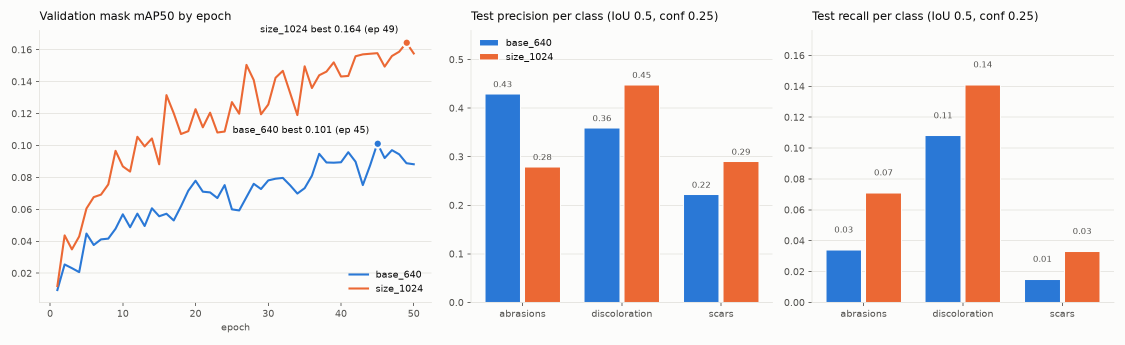
#> input picture docs/images/compare_640_1024.png, 2250 x 690 px (shown at 1/2 size); its folder holds 4 pictures in this run
$ python audit.py --images ../docs/images
#> lines starting #> are read from the running program, lines starting #| are printed output that depends on the picture
### tools/common.py
"""Shared helpers: class names, filename groups, image hashing."""
import hashlib
import json
import re
from pathlib import Path

import numpy as np
from PIL import Image, ImageOps

DEFAULT_CLASSES = ["heel_lining_damage", "sole_separation"]


def _load_classes():
    """Class list: a classes.txt in the working folder (one name per line) overrides the default."""
    p = Path("classes.txt")
    if p.exists():
        names = [l.strip() for l in p.read_text(encoding="utf-8").splitlines() if l.strip()]
        if names:
            return names
    return list(DEFAULT_CLASSES)


CLASSES = _load_classes()

# Known spellings that should map to a canonical class name.
ALIASES = {
    "heel_lining_damage": "heel_lining_damage",
    "heel_lining": "heel_lining_damage",
    "lining_damage": "heel_lining_damage",
    "뒤꿈치안감손상": "heel_lining_damage",
    "뒤꿈치_안감_손상": "heel_lining_damage",
    "sole_separation": "sole_separation",
    "sole_lift": "sole_separation",
    "밑창들뜸": "sole_separation",
    "밑창_들뜸": "sole_separation",
}

IMAGE_EXTS = {".jpg", ".jpeg", ".png", ".bmp", ".webp"}
DEFAULT_GROUP_REGEX = r"^(S\d+)_"


# [7 lines left out: function normalize_class, not called in this run]


def group_of(file_name, pattern=DEFAULT_GROUP_REGEX):
    m = re.search(pattern, Path(file_name).name)
    return m.group(1) if m else None


def sha256(path):
    h = hashlib.sha256()
    with open(path, "rb") as f:
        for block in iter(lambda: f.read(1 << 20), b""):
            h.update(block)
    return h.hexdigest()


def open_upright(path):
    """Open an image with its EXIF orientation applied. Returns (img, exif_orientation)."""
    img = Image.open(path)
#> img is the input picture: PIL image 2250x690 RGBA; mean R, G, B, A 233.2, 227.7, 229, 255
    orient = img.getexif().get(274, 1)
#> orient = 1
    return ImageOps.exif_transpose(img), orient


def dhash(img, size=16):
    """Difference hash with size*size bits, packed into uint64 words."""
    g = img.convert("L").resize((size + 1, size), Image.BILINEAR)
    a = np.asarray(g, dtype=np.int16)
    bits = (a[:, 1:] > a[:, :-1]).flatten()
    return np.packbits(bits).view(">u8").astype(np.uint64)


def near_duplicate_pairs(hashes, max_distance=20, chunk=1024):
    """All index pairs (i<j) whose dHash Hamming distance (out of 256 bits) <= max_distance."""
    h = np.stack(hashes).astype(np.uint64)  # (n, words)
    n = len(h)
    pairs = []
    for start in range(0, n, chunk):
        block = h[start:start + chunk]
        dist = np.bitwise_count(block[:, None, :] ^ h[None, :, :]).sum(axis=2)
        ii, jj = np.nonzero(dist <= max_distance)
        for i, j in zip(ii + start, jj):
            if i < j:
                pairs.append((int(i), int(j), int(dist[i - start, j])))
    return pairs


def load_coco(path):
    with open(path, encoding="utf-8") as f:
        return json.load(f)


# [4 lines left out: function save_json, not called in this run]

### tools/audit.py
"""Step 1-2: check images and COCO labels before building a dataset.

Finds: images missing on disk, images with no entry in the COCO file, EXIF-rotated
images, odd sizes, exact and near duplicates (and whether they cross shoe groups),
class-name variants, empty or out-of-bounds polygons, files without a shoe group.

Usage:
  python tools/audit.py --images data/images --coco data/annotations.json --out reports/audit
"""
import argparse
import csv
from collections import Counter, defaultdict
from pathlib import Path

from common import (CLASSES, DEFAULT_GROUP_REGEX, IMAGE_EXTS, dhash, group_of,
                    load_coco, near_duplicate_pairs, normalize_class, open_upright,
                    save_json, sha256)


def main():
    ap = argparse.ArgumentParser()
    ap.add_argument("--images", required=True)
    ap.add_argument("--coco", help="COCO json exported from CVAT")
    ap.add_argument("--out", default="reports/audit")
    ap.add_argument("--group-regex", default=DEFAULT_GROUP_REGEX)
    ap.add_argument("--near-dup-distance", type=int, default=20,
                    help="max differing bits out of 256; raise to catch more, lower for fewer false alarms")
    args = ap.parse_args()

    img_dir, out = Path(args.images), Path(args.out)
    out.mkdir(parents=True, exist_ok=True)
    issues = []  # (severity, kind, file, detail)

    def issue(sev, kind, file, detail=""):
        issues.append({"severity": sev, "kind": kind, "file": file, "detail": detail})

    # A "group" field in the COCO images (set by import_roboflow.py) wins over the file name.
    coco = load_coco(args.coco) if args.coco else None
    coco_group = {}
    if coco:
        coco_group = {im["file_name"].replace("\\", "/"): im["group"]
                      for im in coco["images"] if im.get("group")}

    # --- images on disk
    files = sorted(p for p in img_dir.rglob("*") if p.suffix.lower() in IMAGE_EXTS)
    rows, hashes = [], []
    for p in files:
        rel = p.relative_to(img_dir).as_posix()
        try:
            img, orient = open_upright(p)
#> orient = 1
        except Exception as e:  # unreadable file
            issue("error", "unreadable_image", rel, str(e))
            continue
        w, h = img.size
#> w = 2250; h = 690
        g = coco_group.get(rel) or group_of(rel, args.group_regex)
        rows.append({"file": rel, "width": w, "height": h, "exif_orientation": orient,
                     "group": g or "", "sha256": sha256(p)})
        hashes.append(dhash(img))
#> in dhash, `g = img.convert("L").resize((size + 1, size), Image.BILINEAR)`:
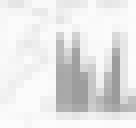
#> g: PIL image 17x16 L (shown 8 times larger); min 155, max 252, mean 229.4
        if orient not in (1, None):
            issue("warn", "exif_rotated", rel, f"orientation={orient}; train on the upright image")
        if g is None:
            issue("warn", "no_group", rel, "file name does not match the shoe-id pattern")
        if min(w, h) < 320:
            issue("warn", "small_image", rel, f"{w}x{h}")
#> pass 2 of the loop in main, `for p in files:`:
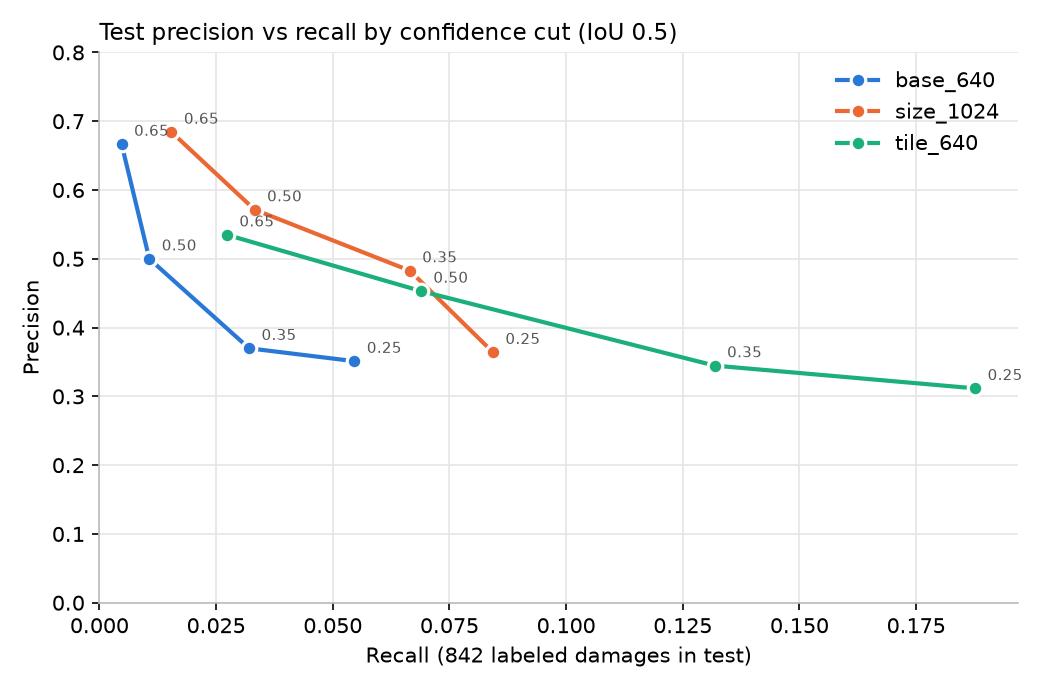
#> input picture docs/images/conf_sweep.png, 1050 x 690 px
#> in open_upright, img is the input picture: PIL image 1050x690 RGBA; mean R, G, B, A 248.7, 249.3, 249.1, 255
#> in dhash (call 2), `g = img.convert("L").resize((size + 1, size), Image.BILINEAR)`:
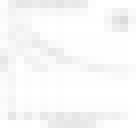
#> g: PIL image 17x16 L (shown 8 times larger); min 219, max 255, mean 248.9
#> pass 3 of the loop in main, `for p in files:`:
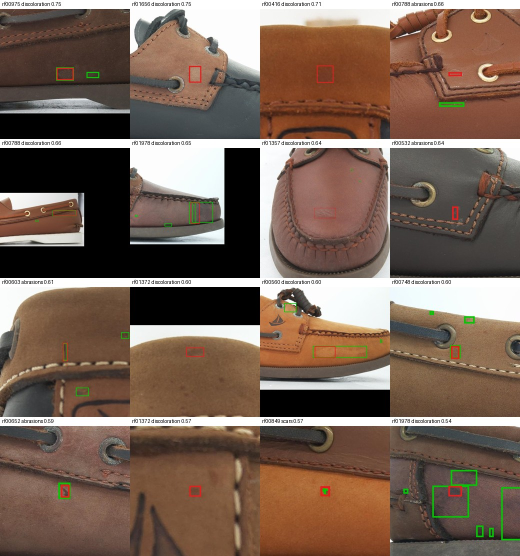
#> input picture docs/images/fp_gallery_size_1024.jpg, 1040 x 1112 px (shown at 1/2 size)
#> in open_upright, img is the input picture: PIL image 1040x1112 RGB; mean R, G, B 120.3, 99.1, 85.7
#> in dhash (call 3), `g = img.convert("L").resize((size + 1, size), Image.BILINEAR)`:
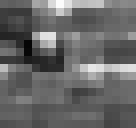
#> g: PIL image 17x16 L (shown 8 times larger); min 5, max 251, mean 103.4
#> the loop made 4 passes; the first 3 are shown

    # --- duplicates
    by_sha = defaultdict(list)
#> by_sha = 0 items
    for r in rows:
        by_sha[r["sha256"]].append(r["file"])
    for files_same in by_sha.values():
        if len(files_same) > 1:
            issue("warn", "exact_duplicate", files_same[0], " = ".join(files_same[1:]))
#> this loop made 4 passes
#> files_same on passes 1 to 4: ['compare_640_1024.png'], ['conf_sweep.png'], ['fp_gallery_size_1024.jpg'], ['fp_gallery_tile_640.jpg']

    near = []
    for i, j, d in near_duplicate_pairs(hashes, args.near_dup_distance):
        a, b = rows[i], rows[j]
        if a["sha256"] == b["sha256"]:
            continue
        cross = a["group"] != b["group"]
        near.append({"file_a": a["file"], "file_b": b["file"], "hamming": d,
                     "group_a": a["group"], "group_b": b["group"], "cross_group": cross})
        if cross:
            issue("warn", "near_duplicate_cross_group", a["file"],
                  f"{b['file']} (d={d}); likely the same shoe under two ids -> leakage risk")

    # --- COCO checks
    label_stats = {}
    if coco:
        disk = {r["file"]: r for r in rows}
        coco_names = {im["file_name"].replace("\\", "/") for im in coco["images"]}
        for im in coco["images"]:
            fn = im["file_name"].replace("\\", "/")
            if fn not in disk:
                issue("error", "missing_on_disk", fn, "listed in COCO but not found")
            else:
                r = disk[fn]
                if (im.get("width"), im.get("height")) not in ((r["width"], r["height"]), (None, None)):
                    issue("warn", "size_mismatch", fn,
                          f"COCO {im.get('width')}x{im.get('height')} vs file {r['width']}x{r['height']}")
        for fn in disk:
            if fn not in coco_names:
                issue("warn", "not_in_coco", fn, "image on disk has no COCO entry")

        cat_map = {}
        for c in coco["categories"]:
            canon, key = normalize_class(c["name"])
            cat_map[c["id"]] = canon
            if canon is None:
                issue("error", "unknown_class", "", f"category '{c['name']}' is not in {CLASSES}")
            elif c["name"] != canon:
                issue("warn", "class_name_variant", "", f"'{c['name']}' -> '{canon}'")

        imgs = {im["id"]: im for im in coco["images"]}
        per_img = Counter()
        per_cls = Counter()
        for a in coco["annotations"]:
            im = imgs.get(a["image_id"])
            fn = im["file_name"] if im else f"image_id={a['image_id']}"
            if im is None:
                issue("error", "orphan_annotation", fn, f"annotation {a['id']}")
                continue
            per_img[a["image_id"]] += 1
            per_cls[cat_map.get(a["category_id"]) or "unknown"] += 1
            seg = a.get("segmentation")
            if isinstance(seg, dict):
                issue("warn", "rle_mask", fn, f"annotation {a['id']} is RLE; export polygons instead")
                continue
            if not seg or all(len(s) < 6 for s in seg):
                issue("error", "empty_polygon", fn, f"annotation {a['id']}")
                continue
            W, H = im.get("width"), im.get("height")
            if W and H:
                xs = [v for s in seg for v in s[0::2]]
                ys = [v for s in seg for v in s[1::2]]
                if min(xs) < -1 or min(ys) < -1 or max(xs) > W + 1 or max(ys) > H + 1:
                    issue("error", "polygon_out_of_bounds", fn, f"annotation {a['id']}")
        label_stats = {
            "images_in_coco": len(coco["images"]),
            "images_with_labels": len(per_img),
            "images_without_labels": len(coco["images"]) - len(per_img),
            "annotations_per_class": dict(per_cls),
        }

    # --- write reports
    with open(out / "images.csv", "w", newline="", encoding="utf-8-sig") as f:
        w = csv.DictWriter(f, fieldnames=["file", "width", "height", "exif_orientation", "group", "sha256"])
        w.writeheader(); w.writerows(rows)
    with open(out / "issues.csv", "w", newline="", encoding="utf-8-sig") as f:
        w = csv.DictWriter(f, fieldnames=["severity", "kind", "file", "detail"])
        w.writeheader(); w.writerows(issues)
    with open(out / "near_duplicates.csv", "w", newline="", encoding="utf-8-sig") as f:
        w = csv.DictWriter(f, fieldnames=["file_a", "file_b", "hamming", "group_a", "group_b", "cross_group"])
        w.writeheader(); w.writerows(near)

    summary = {
        "images_on_disk": len(rows),
        "groups": len({r["group"] for r in rows if r["group"]}),
        "issues_by_kind": dict(Counter(i["kind"] for i in issues)),
        "errors": sum(i["severity"] == "error" for i in issues),
        "near_duplicate_pairs": len(near),
        **label_stats,
    }
    save_json(summary, out / "summary.json")

    print(f"images {summary['images_on_disk']}, shoe groups {summary['groups']}")
    if label_stats:
        print(f"labeled images {label_stats['images_with_labels']}/{label_stats['images_in_coco']}, "
              f"annotations per class {label_stats['annotations_per_class']}")
    for kind, n in sorted(summary["issues_by_kind"].items()):
        print(f"  {kind}: {n}")
    print(f"reports -> {out}")


if __name__ == "__main__":
#> (the run stopped early here; a loop or call above may not have finished)
